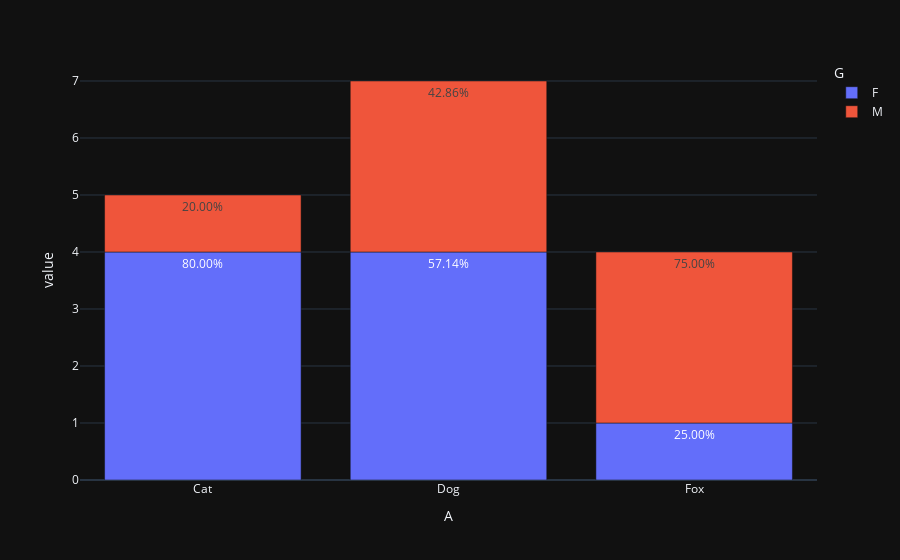

Source (notebook cell):
### Code cell
import numpy as np
import pandas as pd
import plotly.express as px

arr = np.array([
        ['Dog', 'M'], ['Dog', 'M'], ['Dog', 'F'], ['Dog', 'F'],
        ['Cat', 'F'], ['Cat', 'F'], ['Cat', 'F'], ['Cat', 'M'],
        ['Fox', 'M'], ['Fox', 'M'], ['Fox', 'M'], ['Fox', 'F'],
        ['Dog', 'F'], ['Dog', 'F'], ['Cat', 'F'], ['Dog', 'M']
    ])

df = pd.DataFrame(arr, columns=['A', 'G'])

df_g = df.groupby(['A', 'G']).size().reset_index().rename(columns={0: 'total'})
df_g.head()
df_g['percentage'] = df.groupby(['A', 'G']).size().groupby(level=0).apply(lambda x: 100 * x / float(x.sum())).values

print(df_g.head())
px.bar(df_g, x='A', y=['total'], color='G', text=df_g['percentage'].apply(lambda x: '{0:1.2f}%'.format(x)))

### Figure 1 — Plotly figure (JSON) as saved in the notebook; plotly's stock layout.template omitted (floating-point values rounded to 4 significant figures)
{"data": [{"alignmentgroup": "True", "hovertemplate": "G=F<br>A=%{x}<br>value=%{y}<br>text=%{text}<extra></extra>", "legendgroup": "F", "marker": {"color": "#636efa", "pattern": {"shape": ""}}, "name": "F", "offsetgroup": "F", "orientation": "v", "showlegend": true, "text": ["80.00%", "57.14%", "25.00%"], "textposition": "auto", "x": ["Cat", "Dog", "Fox"], "xaxis": "x", "y": [4, 4, 1], "yaxis": "y", "type": "bar"}, {"alignmentgroup": "True", "hovertemplate": "G=M<br>A=%{x}<br>value=%{y}<br>text=%{text}<extra></extra>", "legendgroup": "M", "marker": {"color": "#EF553B", "pattern": {"shape": ""}}, "name": "M", "offsetgroup": "M", "orientation": "v", "showlegend": true, "text": ["20.00%", "42.86%", "75.00%"], "textposition": "auto", "x": ["Cat", "Dog", "Fox"], "xaxis": "x", "y": [1, 3, 3], "yaxis": "y", "type": "bar"}], "layout": {"xaxis": {"anchor": "y", "domain": [0.0, 1.0], "title": {"text": "A"}}, "yaxis": {"anchor": "x", "domain": [0.0, 1.0], "title": {"text": "value"}}, "legend": {"title": {"text": "G"}, "tracegroupgap": 0}, "margin": {"t": 60}, "barmode": "relative"}}
